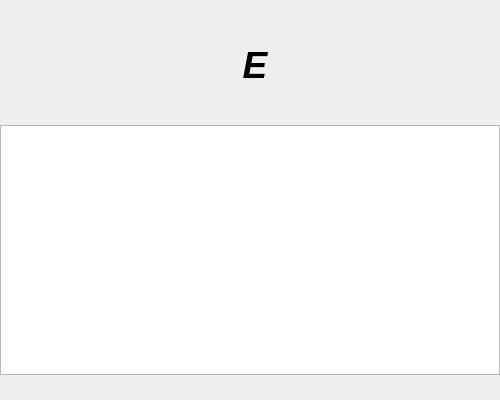
<?xml version="1.0" encoding="UTF-8"?>
<ui version="4.0">
 <class>Dialog</class>
 <widget class="QDialog" name="Dialog">
  <property name="geometry">
   <rect>
    <x>0</x>
    <y>0</y>
    <width>500</width>
    <height>400</height>
   </rect>
  </property>
  <property name="windowTitle">
   <string>Tuner</string>
  </property>
  <property name="windowIcon">
   <iconset>
    <normalon>:/code50amp/resources/code50.png</normalon>
   </iconset>
  </property>
  <property name="modal">
   <bool>true</bool>
  </property>
  <widget class="QLabel" name="tunerLabel">
   <property name="geometry">
    <rect>
     <x>210</x>
     <y>30</y>
     <width>90</width>
     <height>70</height>
    </rect>
   </property>
   <property name="font">
    <font>
     <pointsize>28</pointsize>
     <italic>true</italic>
     <bold>true</bold>
    </font>
   </property>
   <property name="text">
    <string>E</string>
   </property>
   <property name="alignment">
    <set>Qt::AlignmentFlag::AlignCenter</set>
   </property>
  </widget>
  <widget class="QGraphicsView" name="tunerGraphicsView">
   <property name="geometry">
    <rect>
     <x>0</x>
     <y>125</y>
     <width>500</width>
     <height>250</height>
    </rect>
   </property>
  </widget>
 </widget>
 <resources>
  <include location="../resources.qrc"/>
 </resources>
 <connections/>
</ui>
